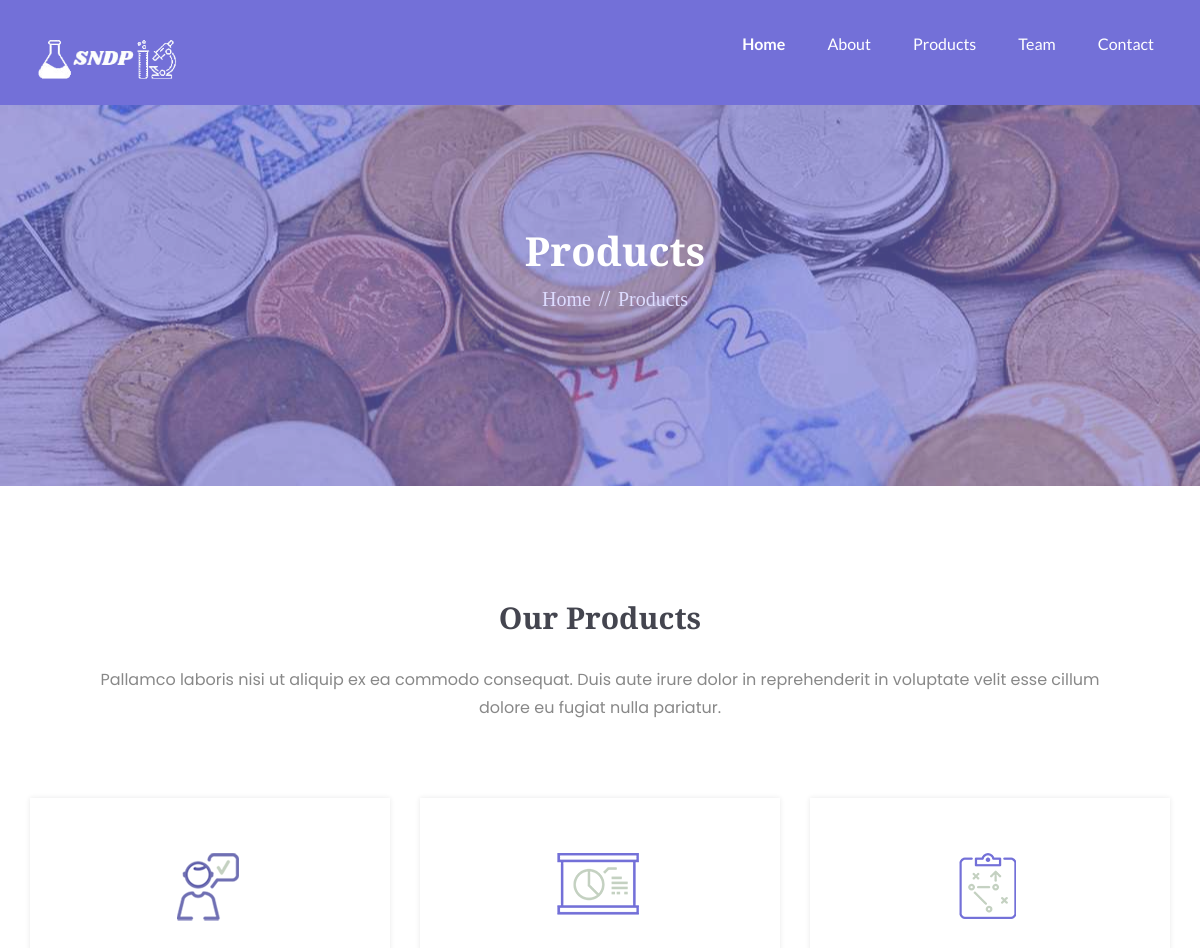
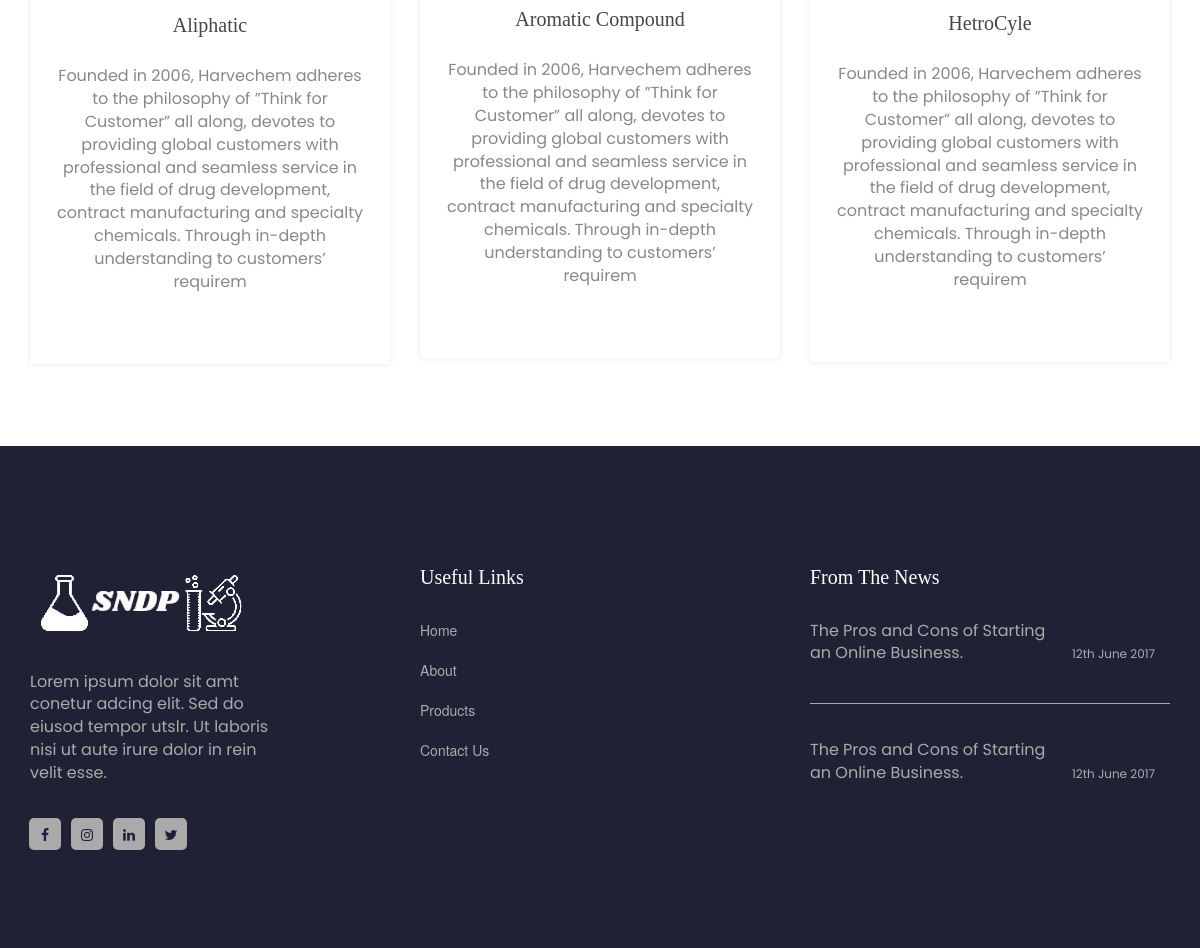
Screenshot of /products/ with the database file from the repository (2 pictures, top to bottom).
### app/models.py (models this page shows, shortened)
class Product(models.Model):
    name = models.CharField(max_length=200)
    types = models.ManyToManyField(Type)
    desc = models.TextField()
    product_image = models.ImageField(upload_to='products', null=True, blank=True)

### app/views.py (the view)
# urls.py: path('products/', ProductView.as_view(), name='products'),
class ProductView(TemplateView):
    template_name = 'products.html'
    def get_context_data(self, **kwargs):
        context = super().get_context_data(**kwargs)
        context['form'] = ContactForm()
        context['persona'] = Persona.load()
        context['category'] = Category.objects.all()
        context['services'] = Service.objects.all()
        context['testominals'] = Testimonal.objects.all()
        context['products'] = Product.objects.all()
        return context

### app/models.py (called while the page is built)
    @classmethod
    def load(cls):
        obj, created = cls.objects.get_or_create(pk=1)
        return obj

### templates/products.html
{% extends 'base.html' %}
{% load static %}
{% block content %}
<section class="about-part service-part">
	<div class="container">
		<div class="about-part-details text-center">
			<h2>Products</h2>
			<div class="about-part-content">
				<div class="breadcrumbs">
					<div class="container">
						<ol class="breadcrumb">
							<li><a href="{% url 'home' %}">home</a><span>//</span></li>
							<li><a href="{% url 'products' %}">Products</a></li>
						</ol>
					</div>
				</div>
			</div>
		</div>
	</div>
</section>
{% include 'product-section.html' %}
{% endblock %}

### templates/product-section.html
<section class="we-do">
	<div class="container">
		<div class="we-do-details">
			<div class="section-header text-center">
				<h2>Our Products</h2>
				<p>
					Pallamco laboris nisi ut aliquip ex ea commodo consequat. Duis aute irure dolor in reprehenderit in
					voluptate velit esse cillum dolore eu fugiat nulla pariatur.
				</p>
			</div>
			<div class="we-do-carousel">
				<div class="row">
					{% for product in products %}
					<div class="col-sm-4 col-xs-12">
						<div class="single-we-do-box text-center">
							<div class="we-do-description">
								<div class="we-do-info">
									<div class="we-do-img">
										<img src="{{product.product_image.url}}"
											alt="image of consultency" />
									</div>
									<div class="we-do-topics">
										<h2>
											<a href="#">
												{{product.name}}
											</a>
										</h2>
									</div>
								</div>
								<div class="we-do-comment">
									<p>
										{{product.desc|slice:300}}
									</p>
								</div>
							</div>
						</div>
					</div>
					{% endfor %}
				</div>
			</div>
		</div>
	</div>
</section>

### static/assets/css/bootsnav.css (style rules this page uses)
body { -webkit-transition: all 0.3s ease-in-out; -moz-transition: all 0.3s ease-in-out; -o-transition: all 0.3s ease-in-out; -ms-transition: all 0.3s ease-in-out; transition: all 0.3s ease-in-out; }

### static/assets/css/style.css (style rules this page uses)
* { padding: 0; margin: 0; }
* { -webkit-box-sizing:border-box; -moz-box-sizing:border-box; -o-box-sizing:border-box; -ms-box-sizing:border-box; box-sizing:border-box; }
body { font-size:14px; background: #fff; max-width:1920px; margin:0 auto; overflow-x:hidden; }
a,a:hover,a:active,a:focus { display:inline-block; text-decoration:none; font-size:14px; padding:0; }
h1,h2,h3,h4,h5,h6 { margin: 0; text-transform: capitalize; }
p { margin: 0; font-size:14px; }
img { border:none;max-width:100%; height:auto; }
html,body { height: 100%; position: relative; z-index: 2; }
.we-do { padding: 115px 0 82px; }
.section-header h2 { color: #44454f; font-size: 30px; font-family: 'Playfair Display', serif; font-weight: 700; }
.section-header p { color: #888; font-size: 16px; font-family: 'Poppins', sans-serif; max-width: 1000px; margin: 0 auto; margin-top: 32px; line-height: 1.8; }
.we-do-carousel { padding-top: 60px; }
.we-do-description { padding: 55px 0 70px; }
.single-we-do-box { box-shadow:0 0 5px rgba(35,37,41,.1); overflow-x:hidden; margin-top: 15px; opacity:1; -webkit-transition: .5s; -moz-transition:.5s; -ms-transition:.5s; -o-transition:.5s; transition: .5s; }
.single-we-do-box { background:#fff; min-height: 345px }
.we-do-info { font-family: 'Playfair Display', serif; text-transform: capitalize; }
.we-do-img { margin-right: 5px; border-radius:50%; -webkit-transition: .5s; -moz-transition:.5s; -ms-transition:.5s; -o-transition:.5s; transition: .5s; }
.we-do-topics { margin-top: 32px; margin-bottom: 27px; }
.we-do-topics h2 a { color:#44454f; font-size:20px; }
.we-do-comment { margin-top: 14px; }
.we-do-comment p { color:#888; font-size:16px; font-family: 'Poppins', sans-serif; max-width: 306px; margin: 0 auto; }
.about-part { position:relative; background:url(../../assets/images/about/about-banner.jpg)no-repeat; background-position:center; background-size:cover; padding: 124px 0 144px; z-index:1; }
.about-part.service-part { background: url(../images/service/service-banner.jpg)no-repeat center; }
.about-part:before { position:absolute; content:''; background: rgba(115,112,216,.6); height:100%; width:100%; top:0; left:0; }
.about-part-details h2 { position:relative; color:#fff; font-size:40px; font-weight:700; font-family: 'Playfair Display', serif; margin-bottom: 3px; left: 15px; }
.about-part-content { position: relative; }
.breadcrumb { background-color:transparent; }
.breadcrumb>li+li:before { padding: 0 0px; color:transparent; content: ""; }
.breadcrumb li>a { color:#dddcff; font-size:20px; font-weight:500; font-family: 'Playfair Display', serif; text-transform:capitalize; }
.breadcrumb li { color:#dddcff; }
.breadcrumb li span { margin-left:8px; margin-right: 4px; font-size:20px; }

### rows the page displays
Product: product_image (picture), name "Aliphatic", desc "Founded in 2006, Harvechem adheres to the philosophy of ”Think for Customer” all along, devotes to providing global customers with professional and seamless service in the field of drug development, contract manufacturing and specialty chemicals. Through in-depth understanding to customers’ requirem"
Product: product_image (picture), name "Aromatic Compound", desc "Founded in 2006, Harvechem adheres to the philosophy of ”Think for Customer” all along, devotes to providing global customers with professional and seamless service in the field of drug development, contract manufacturing and specialty chemicals. Through in-depth understanding to customers’ requirem"
Product: product_image (picture), name "HetroCyle", desc "Founded in 2006, Harvechem adheres to the philosophy of ”Think for Customer” all along, devotes to providing global customers with professional and seamless service in the field of drug development, contract manufacturing and specialty chemicals. Through in-depth understanding to customers’ requirem"
